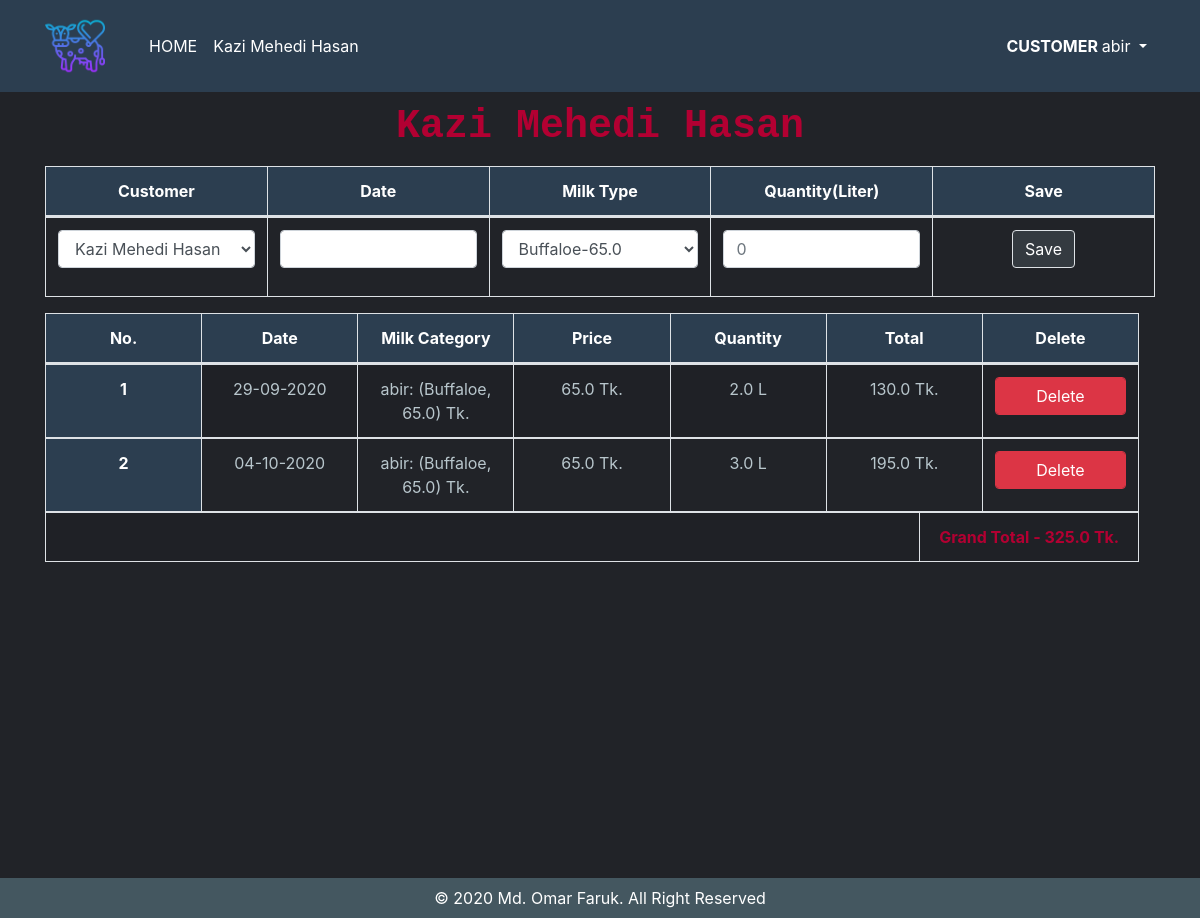
The page /customer_ledger/5/ (signed in) on the database its author committed.
### dairyapp/models.py (models this page shows, shortened)
class Customerledger(models.Model):
    related_milk_category = models.ForeignKey(CustomerMilkCategory, related_name="Customerledger", on_delete=models.CASCADE, null=True)
    related_customer = models.ForeignKey(User, related_name='Customerledger', on_delete=models.CASCADE, null=True)
    date = models.CharField(max_length=1000000,db_index=True)
    price = models.FloatField(max_length=1000000,db_index=True,default=0.0)
    quantity = models.FloatField(max_length=1000000,db_index=True,default=0.0)
    total = models.FloatField(max_length=1000000,db_index=True,default=0.0)

class CustomerMilkCategory(models.Model):
    CHOICES1 = (
        ('Cow','Cow'),
        ('Buffaloe','Buffalo'),#buffaloes
        ('Others','Others'),
    )
    animalname= models.CharField(max_length=200,choices=CHOICES1)
    milkprice = models.FloatField(max_length=200, db_index=True)
    related_customer = models.ForeignKey(User, related_name='CustomerMilkCategory', on_delete=models.CASCADE, null=True)
    def __str__(self):
        return f"{self.related_customer}: ({self.animalname}, {self.milkprice})  Tk."

### dairyapp/views.py (the view)
# urls.py: path('customer_ledger/<int:pk>/', views.customer_ledger, name='customer_ledger'),  # Individual Customer dashboard
def customer_ledger(request,pk):
    customer_obj = get_object_or_404(User,pk=pk)
    cus_user_info = models.Profile.objects.filter(user=customer_obj)
    customer_ledger_info = models.Customerledger.objects.filter(related_customer = customer_obj)
    milktypes = models.CustomerMilkCategory.objects.filter(related_customer = customer_obj)
    milk_list = [(milk.animalname +"-"+ str(milk.milkprice), milk.pk) for milk in milktypes]
    customer_full_name = f"{customer_obj.first_name} {customer_obj.last_name}"
    alltotal = 0.0
    for i in customer_ledger_info:
        alltotal = alltotal+float(i.total)
    print(alltotal)
    return render(request,'Customers/customer_ledger.html',{
            "customer_full_name":customer_full_name,
            "milk_list":milk_list,
            "customer_obj":customer_obj,
            "customer_ledger_info":customer_ledger_info,
            "alltotal":alltotal,
            })

### dairyapp/templatetags/custom_tags.py (called while the page is built)
@register.simple_tag(name="multiply")
def multiply(qty, unit_price, *args, **kwargs):
    return qty * unit_price

### templates/Customers/customer_ledger.html (shortened to what this page needs)
{% extends 'base.html' %}
{% load crispy_forms_tags %}
{% load templatetags %}
{% block content %}
<h2 class="vendor_name_heading"><strong>{{ customer_full_name }}</strong></h2>
<div class="table-responsive">
        <table class="table table-bordered">
          <thead>
              <tr>
                <th scope="col">Customer</th>
                <th scope="col">Date</th>
                <th scope="col">Milk Type</th>
                <th scope="col">Quantity(Liter)</th>
                <th scope="col">Save</th>
              </tr>
            </thead>
        <tbody>
          <form action="\customer_ledger_save\" method="POST">{% csrf_token %}
              <tr>
               <td scpoe="col">
                 <div class="form-row">
                   <div class="col">
                     <select  class="form-control" id="customer" name="customer">
                          <option value="{{ customer_obj.pk }}"> {{ customer_obj.first_name }} {{ customer_obj.last_name }} </option>
                        </select>
                        </div>
                      </div>
                      </td>
                <td scpoe="col">
                  <div class="form-row">
                    <div class="col">
                      <p><input class="form-control" type="text" name="date" id="datepicker"></p>
                    </div>
                  </div>
                </td>
                <td scpoe="col">
                  <div class="form-row">
                    <div class="col">
                      <select  class="form-control" id="milktype" name="milktype">
                        {% for milk, milk_pk in milk_list %}
                        <option value="{{ milk_pk }}"> {{milk}} </option>
                        {% endfor %}
                      </select>
                    </div>
                  </div>
                </td>
                <td scpoe="col">
                  <div class="form-row">
                    <div class="col">
                      <input type="name" class="form-control"  name="quantity" placeholder="0"  pattern="\d+">
                    </div>
                  </div>
                </td>
                <td scpoe="col">
                  <div class="form-row">
                    <div class="col">
                      <button type="submit" class="btn btn-dark border">Save</button>
                    </div>
                  </div>
                </td>
              </tr>
            </form>
            </tbody>
        </table>
    </div>
  <div class="table-responsive">
      <table class="table table-bordered table-striped ">
        <thead id="theadthid">
          <tr >
                <th scope="col">No.</th>
                <th scope="col">Date</th>
                <th scope="col">Milk Category</th>
                <th scope="col">Price</th>
                <th scope="col">Quantity</th>
                <th scope="col">Total</th>
                <th scope="col">Delete</th>
            </tr>
        </thead>
        <tbody id="tbodydata">
          {% for ledger in customer_ledger_info %}
          <tr>
            <th scope="row">{{ forloop.counter }}</th>
            <td>{{ ledger.date }}</td>
            <td>{{ ledger.related_milk_category }}</td>
            <td>{{ ledger.price }} Tk.</td>
            <td> {{ ledger.quantity }} L</td>
            <td>{% multiply ledger.quantity ledger.price %} Tk.</td>
            <td>
              <form action="{% url 'customer_ledger_delete' %}" method="POST">{% csrf_token %}
                <button class="btn btn-danger form-control"type="submit" name="customer_pk" value="{{ledger.pk}}">Delete</button>
                </form>
                </td>
          </tr>
{% endfor %}
<tr>
<td colspan="4"></td>
<td id="totalid"><strong>Grand Total - {{ alltotal }} Tk.</strong></td>
</tr>
          </tbody>
      </table>
  </div>
{% endblock %}

### templates/base.html (shortened to what this page needs)
<!doctype html>
<html lang="en">
  <head>
    {% load static %}
    <link rel="stylesheet" href="https://stackpath.bootstrapcdn.com/bootstrap/4.3.1/css/bootstrap.min.css">
    <link rel="stylesheet" href="https://use.fontawesome.com/releases/v5.7.2/css/all.css">
    <link rel="stylesheet" href="https://use.fontawesome.com/releases/v5.8.1/css/all.css">
    <link rel="stylesheet" href="//code.jquery.com/ui/1.12.1/themes/base/jquery-ui.css">
  </head>
<body>
  <nav class="navbar navbar-expand-md fixed-top">
    <div class="container ">
      <div class="logo-image">
            <a href="{% url 'home' %}"><img src="{% static 'images/cow.png' %}" alt="logo.png" class="img-fluid"></a>
      </div>
    <div class="collapse navbar-collapse" id="navbarSupportedContent">
      <ul class="navbar-nav mr-auto">
        <li class="nav-item">
          <a class="nav-link" href="{% url 'home' %}" style="color: #FFFFFF;">HOME</a>
        </li>
        {% if user.profile.user_type == 'Customer' %}
        <li class="nav-item">
          <a class="nav-link" href="{% url 'Customer_page' %}" style="color: white;">{{user.first_name}} {{user.last_name}}</a>
        </li>
        {% endif %}
      </ul>
      {% if user.is_authenticated %}
        <ul class="navbar-nav">
          <li class="nav-item dropdown">
            <a class="nav-link dropdown-toggle"  id="navbarDropdown" role="button" data-toggle="dropdown" aria-haspopup="true" aria-expanded="false">
          {% if user.profile.user_type == 'Manager' %}<strong>MANAGER </strong>{% elif user.profile.user_type == 'Customer'  %}<strong>CUSTOMER </strong> {% endif %}{{ user.username }}
            </a>
          </li>
        </ul>
      {% else %}
        <form class="form-inline my-2 my-lg-0">
          <a href="{% url 'login' %}" class="nav-link" style="color: #FFFFFF;">LOG IN</a>
        </form>
      {% endif %}
    </div>
  </div>
  </nav>
<div class="container">
      {% block content %}
      {% endblock %}
</div>
<footer class="footer sticky-bottom">
  <div class="p-2 mt-5">
    <span>© 2020 Md. Omar Faruk. All Right Reserved</span>
  </div>
</footer>
</body>
</html>

### rows shown on the page
Customerledger: date "29-09-2020", related_milk_category "abir: (Buffaloe, 65.0) Tk.", price "65.0", quantity "2.0", quantity+price "130.0", {{ ledger.pk }} 4 (drawn)
Customerledger: date "04-10-2020", related_milk_category "abir: (Buffaloe, 65.0) Tk.", price "65.0", quantity "3.0", quantity+price "195.0", {{ ledger.pk }} 5 (drawn)

### other values the page prints
{{ user.first_name }} "Kazi Mehedi"
{{ user.last_name }} "Hasan"
{{ user.username }} "abir"
{{ customer_full_name }} "Kazi Mehedi Hasan"
{{ alltotal }} "325.0"
form field milktype "Buffaloe-65.0"
